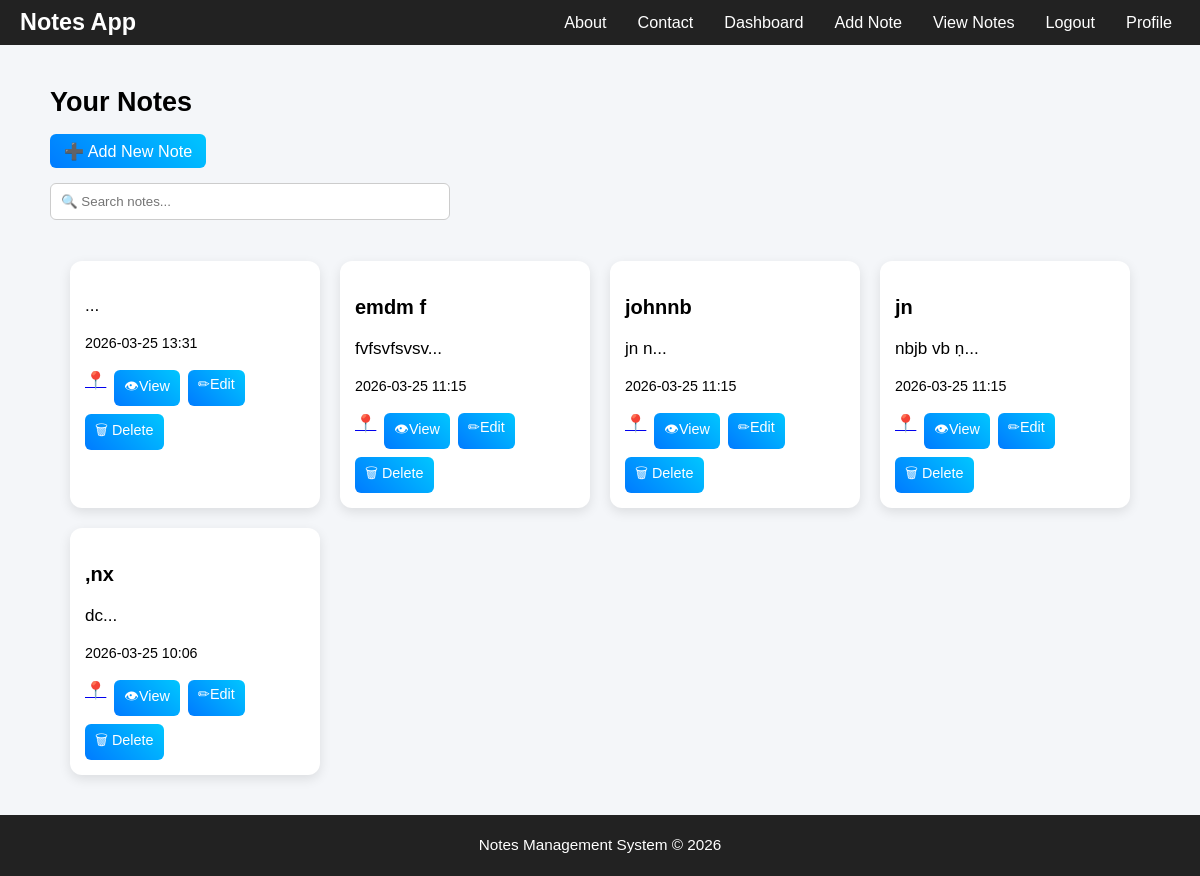
The page /viewnotes (signed in) on the database as committed earlier.
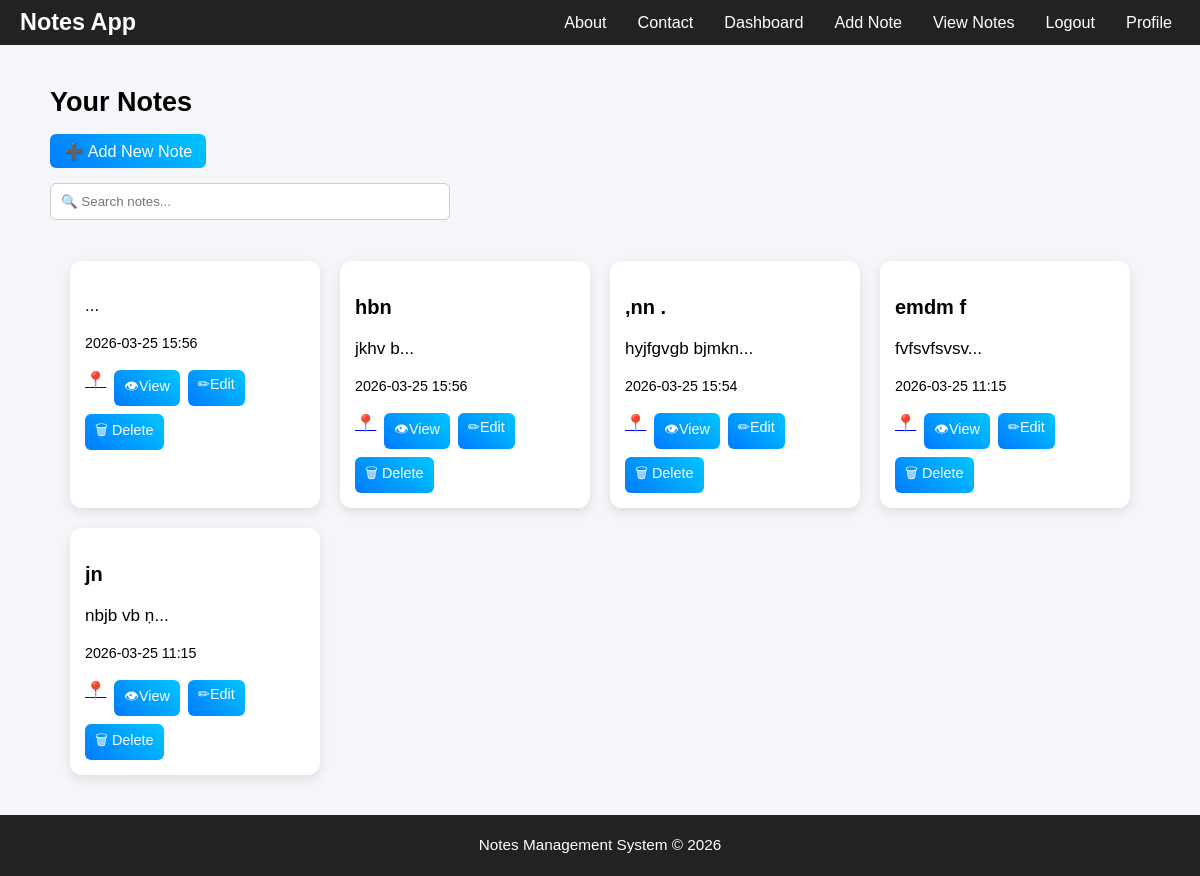
The same page on the database as committed later.
### tables this page shows
CREATE TABLE notes (
        id INTEGER PRIMARY KEY AUTOINCREMENT,
        user_id INTEGER,
        title TEXT,
        content TEXT,
        pinned INTEGER DEFAULT 0,
        created_at TIMESTAMP DEFAULT CURRENT_TIMESTAMP
    );

### app.py (the view)
@app.route('/viewnotes')
def viewnotes():
    if 'user' not in session:
        return redirect('/')
    conn = get_db()
    cursor = conn.cursor()
    cursor.execute("""
    SELECT id, user_id, title, content,
    datetime(created_at) as created_at
    FROM notes
    WHERE user_id=?
    ORDER BY pinned DESC, created_at DESC
    """, (session['user'],))
    notes = cursor.fetchall()
    conn.close()
    return render_template("viewnotes.html", notes=notes)

### app.py (called while the page is built)
def get_db():
    import os
    base_dir = os.path.dirname(os.path.abspath(__file__))
    db_path = os.path.join(base_dir, "database.db")
    print("DB PATH:", db_path)
    conn = sqlite3.connect(db_path)
    conn.row_factory = sqlite3.Row
    return conn

### templates/viewnotes.html (shortened to what this page needs)
{% extends 'base.html' %}
{% block content %}
<h2>Your Notes</h2>
<a class="btn" href="/addnote">➕ Add New Note</a>
<br><br>
<input type="text" id="searchInput" placeholder="🔍 Search notes..." class="search-box">
<br><br>
<div class="notes-grid">
{% for note in notes %}
<div class="note-card" data-title="{{note[2]}}" data-content="{{note[3]}}">
<h3>{{note[2]}}</h3>
<p>{{note[3]}}...</p>
<p><small>{{note[4][:16]}}</small></p>
<div class="note-actions">
    <a class="pin-btn" href="/pin/{{note['id']}}">
    {% if note[5] == 1 %}
    📌
    {% else %}
    📍
    {% endif %}
    </a>
    <a class="btn btn-view" href="/note/{{note['id']}}">👁View</a>
    <a class="btn btn-edit" href="/update/{{note['id']}}">✏Edit</a>
    <a class="btn btn-delete" href="/delete/{{note['id']}}">🗑 Delete</a>
</div>
</div>
{% endfor %}
</div>
{% endblock %}

### templates/base.html (shortened to what this page needs)
<!DOCTYPE html>
<html>
<head>
<link rel="stylesheet" href="https://cdnjs.cloudflare.com/ajax/libs/font-awesome/6.5.0/css/all.min.css">
</head>
<body>
<div class="navbar">
    <div class="logo">Notes App</div>
    <div class="nav-right">
        <div class="nav-links" id="navLinks">
        {% if 'user' in session %}
            <a href="/about" onclick="toggleMenu()">About</a>
            <a href="/contact" onclick="toggleMenu()">Contact</a>
            <a href="/dashboard" onclick="toggleMenu()">Dashboard</a>
            <a href="/addnote" onclick="toggleMenu()">Add Note</a>
            <a href="/viewnotes" onclick="toggleMenu()">View Notes</a>
            <a href="/logout" onclick="toggleMenu()">Logout</a>
            <a href="/profile" onclick="toggleMenu()">Profile</a>
        {% else %}
            <a href="/" onclick="toggleMenu()">Login</a>
            <a href="/register" onclick="toggleMenu()">Register</a>
            <a href="/about" onclick="toggleMenu()">About</a>
            <a href="/contact" onclick="toggleMenu()">Contact</a>
        {% endif %}
        </div>
    </div>
</div>
<div class="container">
{% block content %}
{% endblock %}
</div>
<div class="footer">
<p>Notes Management System © 2026</p>
</div>
</body>
</html>

### templates/base.html (style rules this page uses)
html { font-size: 16px; }
body { font-family: Arial; margin:0; padding:0; background:#f4f6f9; display:flex; flex-direction:column; min-height:100vh; font-size: 1rem; }
* { box-sizing: border-box; }
.navbar { background:#222; padding:10px 15px; display:flex; justify-content:space-between; align-items:center; width: 100%; box-sizing: border-box; }
.navbar a { color:white; text-decoration:none; margin:5px 8px; font-size:0.85rem; }
.logo { color:white; font-size:1.3rem; font-weight:bold; }
.container { width:95%; max-width:1400px; margin:auto; padding:20px; }
.btn { background:linear-gradient(45deg,#007bff,#00c6ff); color:white; border:none; border-radius:6px; cursor:pointer; text-decoration:none; font-size:1.1rem; padding:12px 20px; }
.notes-grid { display:grid; grid-template-columns:repeat(auto-fit,minmax(250px,1fr)); gap:20px; font-size: 1.05rem; padding: 20px; }
.note-card { background:white; padding:18px; border-radius:12px; box-shadow:0px 4px 12px rgba(0,0,0,0.1); max-height:250px; overflow-y:auto; }
.note-actions { display:flex; flex-wrap:wrap; gap:8px; }
.note-actions .btn { font-size:0.8rem; padding:6px 10px; }
.search-box { width:100%; max-width:400px; padding:10px; border-radius:6px; border:1px solid #ccc; }
.footer { background:#222; color:white; text-align:center; padding:6px; font-size: 0.85rem; margin-top:auto; }
@media (min-width:1025px) { html { font-size:18px; } }
@media (min-width:1025px) { .container { max-width:1300px; } }
@media (min-width:1025px) { .logo { font-size:1.3rem; } }
@media (min-width:1025px) { .navbar { padding:8px 20px; } }
@media (min-width:1025px) { .note-card { padding:15px; font-size:0.95rem; } }
@media (min-width:1025px) { .navbar a { font-size:0.9rem; } }
@media (min-width:1025px) { .btn { padding:8px 14px; font-size:0.9rem; } }
.nav-right { display:flex; align-items:center; gap:20px; }
.nav-links { display:flex; gap:15px; }

Rows that differ between the two databases and show on the page:
removed notes: created_at "2026-03-25 13:31"
removed notes: title "johnnb", content "jn n", created_at "2026-03-25 11:15"
removed notes: title ",nx", content "dc", created_at "2026-03-25 10:06"
added notes: created_at "2026-03-25 15:56"
added notes: title "hbn", content "jkhv b", created_at "2026-03-25 15:56"
added notes: title ",nn .", content "hyjfgvgb bjmkn", created_at "2026-03-25 15:54"
